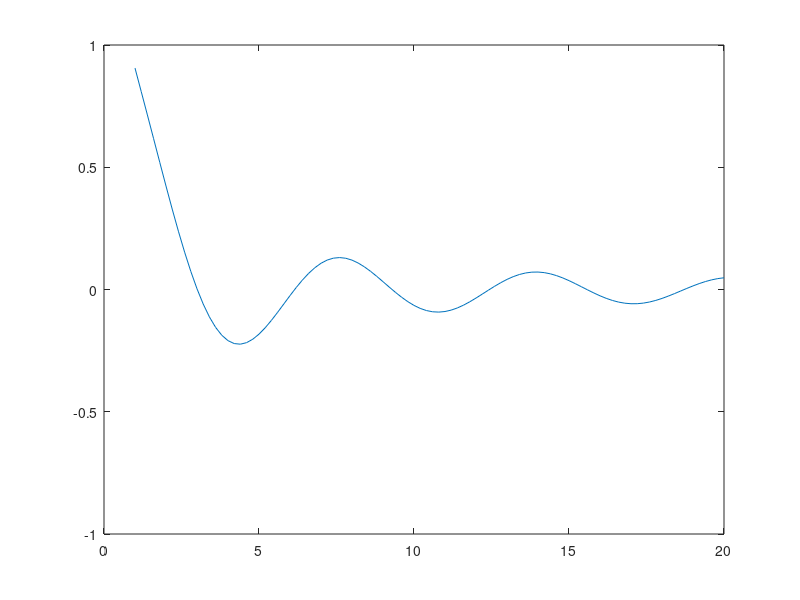

MATLAB code for this plot:
clear;
clc;
a = 20;
dt = .2;
k = 50;
X = 1:dt:a + eps; 
colorbar
for t = 1 : k
Y = sin(-t/2+X)./X;
plot(X,Y)
ylim([-1 1])
pause(0.2)
end